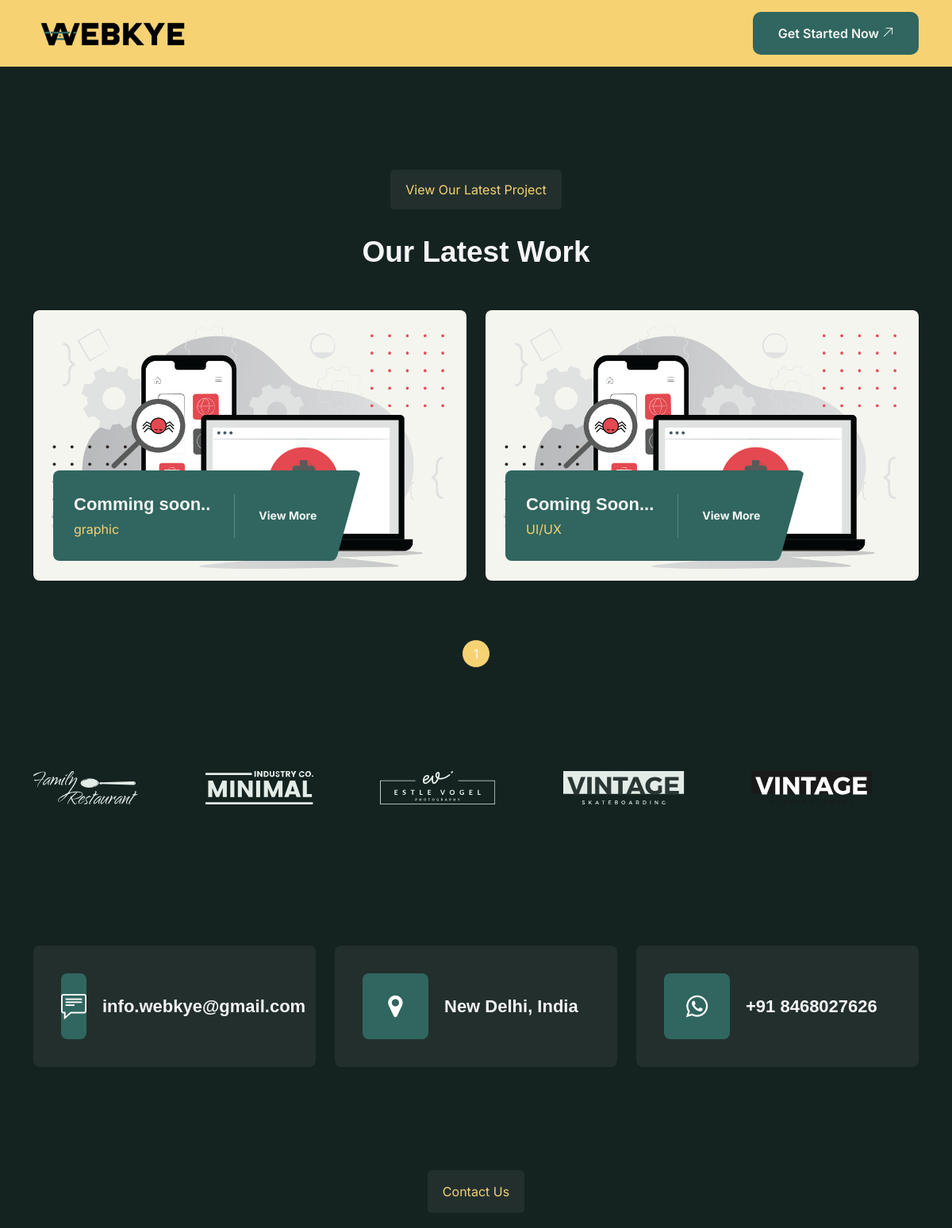
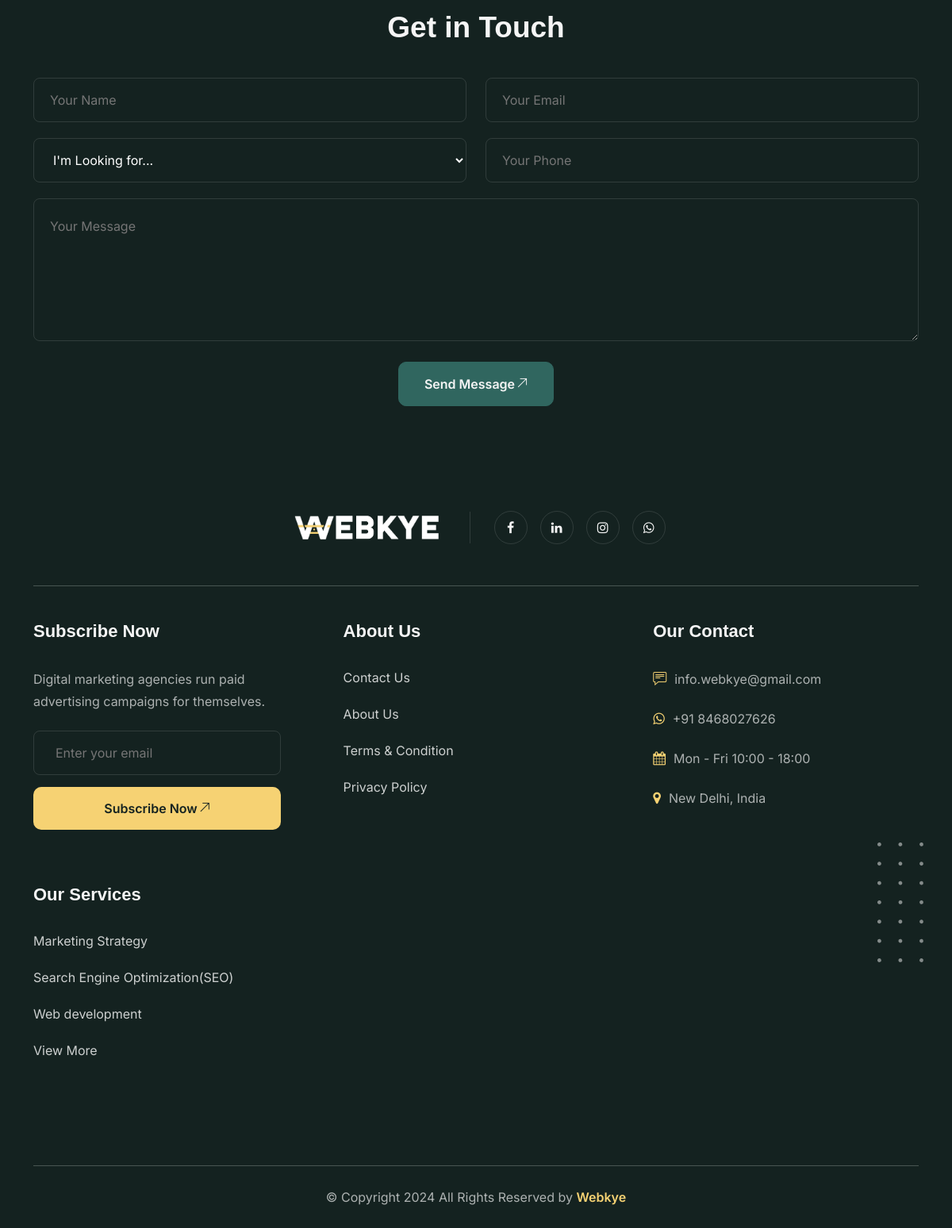
The page /portfolios on the database its author committed (2 pictures, top to bottom).
### tables this page shows
CREATE TABLE `project` (
  `id` int(11) NOT NULL,
  `title` varchar(266) NOT NULL,
  `subtitle` varchar(266) NOT NULL,
  `short_desc` varchar(266) NOT NULL,
  `long_desc` text NOT NULL,
  `client` varchar(266) NOT NULL,
  `url` text NOT NULL,
  `cat` varchar(266) NOT NULL,
  `cover` text NOT NULL,
  `alt_text` varchar(266) NOT NULL,
  `banner` text NOT NULL,
  `banner_alt_text` varchar(266) NOT NULL,
  `date` date NOT NULL,
  `location` text NOT NULL,
  `seo_url` varchar(266) NOT NULL,
  `meta_title` varchar(266) NOT NULL,
  `meta_keywords` text NOT NULL,
  `meta_desc` text NOT NULL
);

### projects.php (the view, shortened to what this page needs)
<?php include ("includes/conn.php") ?>
<!DOCTYPE html>
<html lang="en">
<head>
  <?php include ("includes/head.php") ?>
</head>
<body>
  <?php include ("includes/navbar.php") ?>
  <section class="projects_1 all_projects overflow-hidden py__130">
    <div class="container">
      <div class="title__area">
        <div class="transparent__btn">View Our Latest Project</div>
        <h2 class="t__40 pt__30"> Our Latest Work</h2>
      </div>
      <div class="row mt__50">
        <?php
        $limit = 10;
        $currentPage = isset($_GET['page']) ? $_GET['page'] : 1;
        $offset = ($currentPage - 1) * $limit;
        $projectQuery = "SELECT * FROM `project` ORDER BY `id` DESC LIMIT $limit OFFSET $offset";
        $projectResult = mysqli_query($conn, $projectQuery);
        while ($row = mysqli_fetch_assoc($projectResult)) {
          ?>
          <div class="col-lg-6 mb-4">
            <div class="prj__card">
              <img src="assets/img/projects/<?php echo $row['cover'] ?>" alt="<?php echo $row['alt_text'] ?>">
              <div class="card__footer">
                <div>
                  <h5 class="t__22"><?php echo $row['title'] ?></h5>
                  <p class="last"><?php echo $row['cat'] ?></p>
                </div>
                <div class="client__name fw-bold"> <small><a href="portfolio/<?php echo $row['seo_url'] ?>">View
                      More</a></small>
                </div>
              </div>
            </div>
          </div>
          <?php
        }
        ?>
      </div>
      <div class="custom__pagination w-100 d-flex justify-content-center">
        <ul>
          <?php
          $totalProjectsQuery = "SELECT COUNT(*) AS total FROM `project`";
          $totalProjectsResult = mysqli_query($conn, $totalProjectsQuery);
          $totalProjectsRow = mysqli_fetch_assoc($totalProjectsResult);
          $totalPages = ceil($totalProjectsRow['total'] / $limit);
          for ($i = 1; $i <= $totalPages; $i++) {
            echo "<li" . ($i == $currentPage ? ' class="active-page"' : '') . "><a href='portfolio/$i'>$i</a></li>";
          }
          ?>
        </ul>
      </div>
    </div>
  </section>
  <div class="container pb__130">
    <div class="partner">
      <div>
        <div class="  partner__wapper">
          <div class="partner__content">
            <div class="slide"><img src="assets/img/about/cmp1.svg" alt="alt" class="partner__logo"></div>
            <div class="slide"><img src="assets/img/about/cmp2.svg" alt="alt" class="partner__logo"></div>
            <div class="slide"><img src="assets/img/about/cmp3.svg" alt="alt" class="partner__logo"></div>
            <div class="slide"><img src="assets/img/about/cmp4.svg" alt="alt" class="partner__logo"></div>
            <div class="slide"><img src="assets/img/about/cmp5.svg" alt="alt" class="partner__logo"></div>
          </div>
        </div>
      </div>
    </div>
  </div>
  <div class="address py__130 pt-5">
    <div class="container">
      <div class="row">
        <div class="col-lg-4 com-md-6 mb-3 mb-sm-0">
          <div class="add__card">
            <div class="icon__box"> <i class="ti-comment-alt"></i> </div>
            <div>
              <p class="t__22">info.webkye@gmail.com</p>
            </div>
          </div>
        </div>
        <div class="col-lg-4 com-md-6 mb-3 mb-sm-0">
          <div class="add__card">
            <div class="icon__box"> <i class="fa fa-map-marker"></i> </div>
            <div>
              <p class="t__22">New Delhi, India</p>
            </div>
          </div>
        </div>
        <div class="col-lg-4 com-md-6 mb-3 mb-sm-0">
          <div class="add__card">
            <div class="icon__box"> <i class="fa fa-whatsapp"></i> </div>
            <div>
              <p class="t__22">+91 8468027626</p>
            </div>
          </div>
        </div>
      </div>
    </div>
  </div>
  <section class="contact  pt-0 py__130">
    <div class="container">
      <div class="text-center">
        <p class="transparent__btn">Contact Us</p>
        <h2 class="t__40 pt__30">Get in Touch</h2>
      </div>
      <div class="contact__form pt__40" id="contact-form">
        <form>
          <div class="row">
            <div class="col-md-6"> <input type="text" name="name" id="name" placeholder="Your Name" required> </div>
            <div class="col-md-6"> <input type="email" name="email" id="email" placeholder="Your Email" required> </div>
            <div class="col-md-6 mb-3 mb-sm-0">
              <select name="subject" id="subject" class="py-2 h-100" required>
                <option value="" selected disabled>I'm Looking for...</option>
              </select>
            </div>
            <div class="col-md-6"> <input type="number" name="phone" id="phone" placeholder="Your Phone" required>
            </div>
            <div class="col-12"> <textarea name="message" id="message" placeholder="Your Message" required></textarea>
            </div>
            <div class="d-flex justify-content-center">
              <button type="submit" name="submit" class="common__btn"> <span>Send Message </span> <i
                  class="ti-arrow-top-right"></i>
              </button>
            </div>
          </div>
        </form>
      </div>
    </div>
  </section>
  <?php include ("includes/footer.php") ?>
</body>
</html>

### includes/head.php (shortened to what this page needs)
<link rel="stylesheet" href="assets/fonts/font-awesome.min.css" />
<link rel="stylesheet" href="assets/fonts/themify-icons.css" />
<link rel="stylesheet" href="assets/css/aos.css" />
<link rel="stylesheet" href="assets/css/magnific-popup.css" />
<link rel="stylesheet" href="assets/css/slick.css" />
<link rel="stylesheet" href="assets/css/slick-theme.css" />
<link rel="stylesheet" href="assets/bootstrap/bootstrap.min.css" />
<link rel="stylesheet" href="https://cdn.jsdelivr.net/npm/bootstrap-icons@1.11.3/font/bootstrap-icons.min.css" />
<link rel="stylesheet" href="assets/css/main.css" />
<link rel="stylesheet" href="https://cdn.jsdelivr.net/npm/sweetalert2@11">

### includes/navbar.php (shortened to what this page needs)
<header class="header">
    <div class="header__bottom">
        <div class="container">
            <div class="d-flex align-items-center justify-content-between">
                <div>
                    <a href="home" class="d-flex align-items-center header__bottom_logo">
                        <img src="assets/img/logo_black.png" alt="alt" width="200px" />
                    </a>
                </div>
                <div class="d-xl-block d-none">
                    <a href="contact-us" class="common__btn"><span>Get Started Now</span><i
                            class="ti-arrow-top-right"></i></a>
                </div>
            </div>
        </div>
    </div>
</header>

### includes/footer.php (shortened to what this page needs)
<footer class="footer">
    <div class="container">
        <div class="row">
            <div class="col-12 footer__lo_co">
                <div class="d-flex justify-content-center">
                    <a href="home" class="d-flex align-items-center gap-2 footer__logo">
                        <img src="assets/img/logo.png" class="img-fluid" alt="alt" width="200px" />
                    </a>
                </div>
                <ul class="d-flex justify-content-center gap-3 footer__socal">
                    <li>
                        <a href="https://www.facebook.com/people/WebKye/61557336916217/?mibextid=ZbWKwL"
                            target="_blank"> <i class="fa fa-facebook-f"></i> </a>
                    </li>
                    <li>
                        <a href="https://www.linkedin.com/company/webkye/" target="_blank"> <i
                                class="fa fa-linkedin"></i> </a>
                    </li>
                    <li>
                        <a href="https://www.instagram.com/webkye.in/" target="_blank"> <i class="fa fa-instagram"></i>
                        </a>
                    </li>
                    <li>
                        <a href="https://api.whatsapp.com/send?phone=8468027626" target="_blank"> <i
                                class="fa fa-whatsapp"></i>
                        </a>
                    </li>
                </ul>
            </div>
        </div>
        <hr class="footer__border" />
        <div class="footer__info">
            <div class="box">
                <div class="footer__info_subscribe">
                    <h3 class="footer__info_group t__22">Subscribe Now</h3>
                    <p>
                        Digital marketing agencies run paid advertising campaigns for
                        themselves.
                    </p>
                    <input type="email" placeholder="Enter your email" />
                    <button class="common__btn">
                        Subscribe Now <i class="ti-arrow-top-right"></i>
                    </button>
                </div>
            </div>
            <div class="box">
                <div>
                    <h3 class="footer__info_group t__22">About Us</h3>
                    <ul>
                        <li><a href="href.html">Contact Us</a></li>
                        <li><a href="href.html">About Us</a></li>
                        <li><a href="href.html">Terms & Condition</a></li>
                        <li><a href="href.html">Privacy Policy</a></li>
                    </ul>
                </div>
            </div>
            <div class="box">
                <div>
                    <h3 class="footer__info_group t__22">Our Contact</h3>
                    <ul class="footer__info_contact">
                        <li>
                            <i class="ti-comment-alt"></i>
                            <p>info.webkye@gmail.com</p>
                        </li>
                        <li>
                            <i class="fa fa-whatsapp"></i>
                            <p>+91 8468027626</p>
                        </li>
                        <li>
                            <i class="fa fa-calendar"></i>
                            <p>Mon - Fri 10:00 - 18:00</p>
                        </li>
                        <li>
                            <i class="fa fa-map-marker"></i>
                            <p>New Delhi, India</p>
                        </li>
                    </ul>
                </div>
            </div>
            <div class="box">
                <div>
                    <h3 class="footer__info_group t__22">Our Services</h3>
                    <ul>
                        <li><a href="href.html">Marketing Strategy</a></li>
                        <li><a href="href.html">Search Engine Optimization(SEO)</a></li>
                        <li><a href="href.html">Web development</a></li>
                        <li><a href="href.html">View More</a></li>
                    </ul>
                </div>
            </div>
        </div>
        <div class="row footer__copyright">
            <div class="col-12">
                <hr class="footer__border" />
                <p class="text-center">
                    © Copyright 2024 All Rights Reserved by
                    <a href="home">Webkye</a>
                </p>
            </div>
        </div>
    </div>
    <div>
        <img src="assets/icons/dots.png" alt="" class="dots__shap slide_top_down" />
    </div>
</footer>

### rows shown on the page
project: cover (picture), title "Comming soon..", cat "graphic"
project: cover (picture), title "Coming Soon...", cat "UI/UX"
